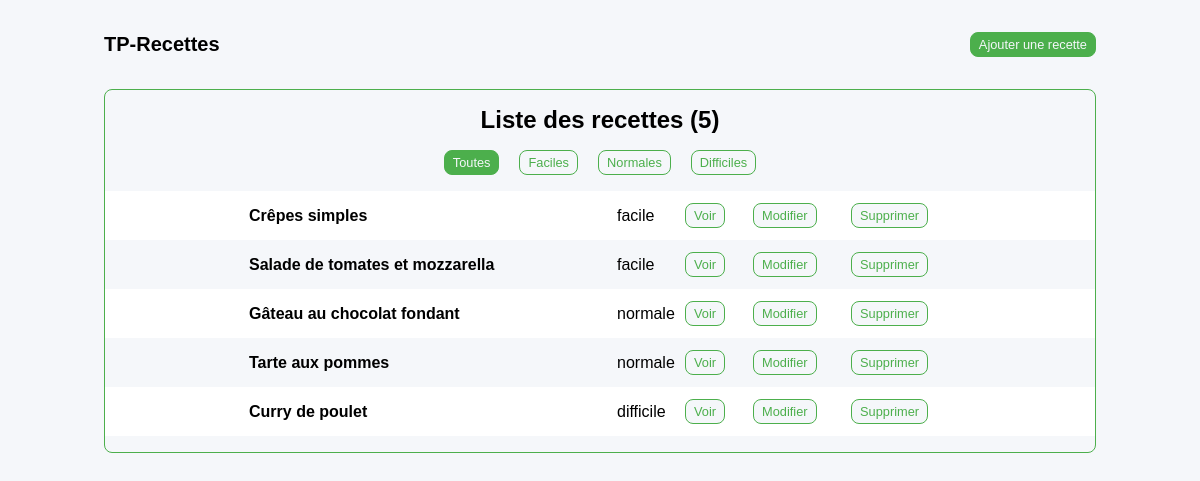
The page / on the database its author committed.
### tables this page shows
CREATE TABLE IF NOT EXISTS `recipes` (
  `id` int UNSIGNED NOT NULL AUTO_INCREMENT,
  `name` varchar(255) NOT NULL,
  `description` text,
  `duration` int NOT NULL,
  `difficulty` enum('facile','normale','difficile') NOT NULL,
  PRIMARY KEY (`id`)
);

### sources/read_list.php (the view, shortened to what this page needs)
<?php
$class_button_0 = "button-secondary";
$class_button_1 = "button-secondary";
$class_button_2 = "button-secondary";
$class_button_3 = "button-secondary";
if ( isset($_POST['list']) AND $_POST['list'] !== "all" ) {
    $difficulty = $_POST['list'];
    switch ($difficulty) {
        case 'facile':
            $class_button_1 = "button-primary";
            break;
        case 'normale':
            $class_button_2 = "button-primary";
            break;
        case 'difficile':
            $class_button_3 = "button-primary";
            break;
        default:
            break;
    }
    $sql = "SELECT * FROM recipes
            WHERE difficulty = :difficulty
            ORDER BY difficulty, name";
    $req = $bdd->prepare($sql);
    $req->bindParam(":difficulty", $difficulty, PDO::PARAM_STR);
    $req->execute();
}
else {
    $sql = "SELECT * FROM recipes ORDER BY difficulty, name";
    $req = $bdd->prepare($sql);
    $req->execute();
    $class_button_0 = "button-primary";
}
$recipes = $req->fetchAll(PDO::FETCH_ASSOC);
$nb = count($recipes);
?>
<main class="wrapper">
    <section class="section">
        <h1>Liste des recettes (<?= $nb ?>)</h1>
        <div class="form-buttons">
            <form action="<?= PATH ?>" method="post">
                <button class="<?= $class_button_0 ?>">Toutes</button>
            </form>
            <form action="<?= PATH ?>" method="post">
                <button class="<?= $class_button_1 ?>">Faciles</button>
            </form>
            <form action="<?= PATH ?>" method="post">
                <button class="<?= $class_button_2 ?>">Normales</button>
            </form>
            <form action="<?= PATH ?>" method="post">
                <button class="<?= $class_button_3 ?>">Difficiles</button>
            </form>
        </div>
<?php foreach ($recipes as $recipe): ?>
        <div class="list-row">
            <h4><?= $recipe['name'] ?></h4>
            <p><?= $recipe['difficulty'] ?></p>
            <div><a href="<?= PATH ?>index.php?act=read&id=<?= $recipe['id'] ?>"><button class="button-secondary">Voir</button></a></div>
            <div><a href="<?= PATH ?>index.php?act=update&id=<?= $recipe['id'] ?>"><button class="button-secondary">Modifier</button></a></div>
            <div><a href="<?= PATH ?>index.php?act=delete&id=<?= $recipe['id'] ?>"><button class="button-secondary">Supprimer</button></a></div>
        </div>
<?php endforeach; ?>
</section>
</main>

### assets/css/style.css (style rules this page uses)
:root { --wrapper-desktop: 1152px; --wrapper-laptops : 992px; --wrapper-tablets : 768px; --wrapper-phones : 640px; --primary-color: #4CAF4C; --secondary-color: #d6b602; --tertiary-color: #FF0000; --neutral-color: #F5F7FA; --accent-color: #0000FF; --warning-color: #FF0000; --succes-color: #4CAF4C; --bg-color1: #FCFCFC; --bg-color2: #CCCCCC; --Neutral-Silver: #F5F7FA; --Neutral-White: #FFFFFF; --global-radius: 8px; --base-font: sans-serif; }
body { font-family: var(--base-font); font-size: 1rem; background-color: var(--neutral-color); }
.wrapper { margin: 0px auto; width: var(--wrapper-desktop); }
button { padding: 4px 8px; border: 1px solid var(--primary-color); border-radius: var(--global-radius); cursor: pointer; font-size: 0.80rem; font-weight: 500; }
.button-primary { color: var(--neutral-color); background-color: var(--primary-color); }
.button-secondary { color: var(--primary-color); background-color: var(--neutral-color); }
h1 { padding-bottom: 16px; }
.form-buttons { display: flex; gap: 20px; padding-bottom: 16px; }
section { padding: 16px 0; margin-bottom: 24px; border-radius: var(--global-radius); border: 1px solid var(--primary-color); }
.section { display: flex; flex-direction: column; align-items: center; }
.list-row { width: 100%; display: grid; justify-content: center; align-items: center; grid-template-columns: 360px 60px 60px 90px 100px; grid-column-gap: 8px; padding: 12px 0px; background-color: var(--Neutral-Silver) }
.list-row:nth-child(odd) { background-color: var(--Neutral-White) }
@media (max-width: 1252px) { .wrapper { width: var(--wrapper-laptops); } }

### rows shown on the page
recipes: name "Crêpes simples", difficulty "facile"
recipes: name "Salade de tomates et mozzarella", difficulty "facile"
recipes: name "Gâteau au chocolat fondant", difficulty "normale"
recipes: name "Tarte aux pommes", difficulty "normale"
recipes: name "Curry de poulet", difficulty "difficile"

### other values the page prints
$nb "5"
